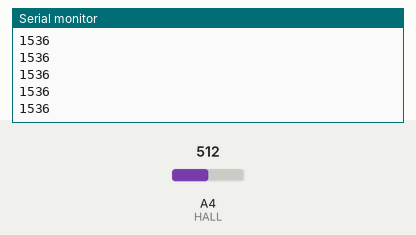
This sketch was run on a simulated Arduino Uno, built with avr-gcc and run on an emulated ATmega328P. Shown: the last lines printed to the serial monitor. Inputs (shaded band) come from the test bench; at power-on: A4 (HALL) = 512.

Above: at 1.2 s.
1.3 s: A4 (HALL) set to 716
At 2.1 s:
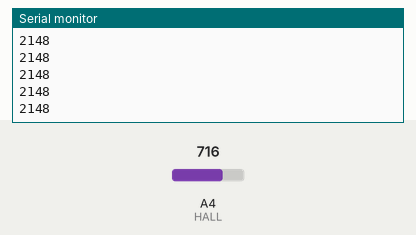
2.8 s: A4 (HALL) set to 900
At 3.9 s:
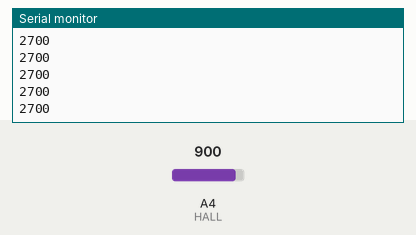
Timing chart, 0 to 5.8 s (numbered marks = the images above; inputs shaded):
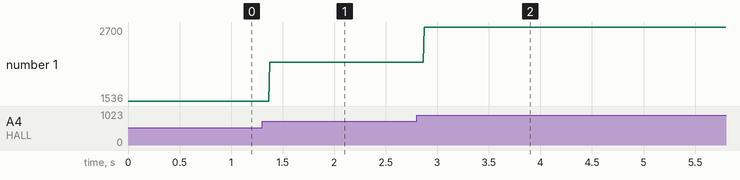

The sketch:

hall_effect_millivolts.ino
```cpp
/*
This program reads the analog output of a HALL effect A-1324 sensor to millivolts

Pinout:

Hall sensor @ PIN 4

Pseudo-code:

First declares the constants "HALL" to 4, "VIN_FACTOR" the factor of conversion to analog to millivolts 3.3/1023.

Declares a long precision variable "value".

Sets Hall pin as input, and starts Serial (USB) communication at 9600 bauds.

Loops analog read of HALL and sends TX Serial with the result of Value times VIN_FACTOR.

Autor: Antonio de Jesus Anaya Hernandez
Agrilab, France.
Fabacademy week 11.

*/

const int HALL = 4;
const long VIN_FACTOR = 3.3 / 1.023 ;
long value = 0;

void setup() {
  pinMode(HALL, INPUT);
  Serial.begin(9600);
}

void loop() {

value = analogRead(HALL);

Serial.println(value * VIN_FACTOR);

}
```

Measured:
- after the input at 1.3 s, the serial monitor: prints a new line after 0.07 s (image 1)
- after the input at 2.8 s, the serial monitor: prints a new line after 0.07 s (image 2)
- plotted number 1: 1536 → 2148 after the input at 1.3 s, 2148 → 2700 after the input at 2.8 s
